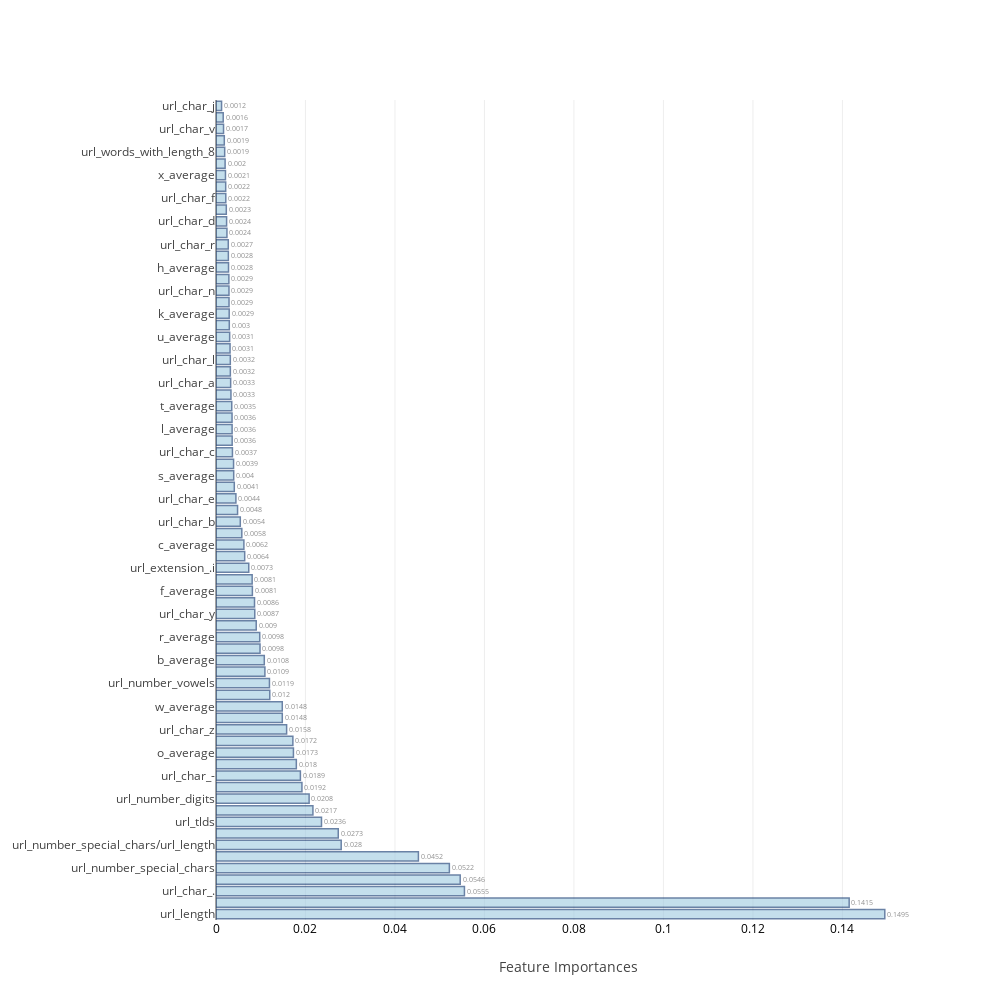

Notebook code cell kept with this figure:
### Markdown cell above
### <a id='1.B' style="text-decoration : none; color : #000000;"> B. Average Feature Importances</a>

### Code cell
feat_impt_plot(np.average(feat_imp,axis=0),columns)

### Figure 1 — Plotly figure (JSON) as saved in the notebook; plotly's stock layout.template omitted (floating-point values rounded to 4 significant figures)
{"data": [{"marker": {"color": "rgb(158,202,225)", "line": {"color": "rgb(8,48,107)", "width": 1.5}}, "opacity": 0.6, "orientation": "h", "text": [0.1495, 0.1415, 0.0555, 0.0546, 0.0522, 0.0452, 0.028, 0.0273, 0.0236, 0.0217, 0.0208, 0.0192, 0.0189, 0.018, 0.0173, 0.0172, 0.0158, 0.0148, 0.0148, 0.012, 0.0119, 0.0109, 0.0108, 0.0098, 0.0098, 0.009, 0.0087, 0.0086, 0.0081, 0.0081, 0.0073, 0.0064, 0.0062, 0.0058, 0.0054, 0.0048, 0.0044, 0.0041, 0.004, 0.0039, 0.0037, 0.0036, 0.0036, 0.0036, 0.0035, 0.0033, 0.0033, 0.0032, 0.0032, 0.0031, 0.0031, 0.003, 0.0029, 0.0029, 0.0029, 0.0029, 0.0028, 0.0028, 0.0027, 0.0024, 0.0024, 0.0023, 0.0022, 0.0022, 0.0021, 0.002, 0.0019, 0.0019, 0.0017, 0.0016, 0.0012], "textposition": "outside", "type": "bar", "uid": "9da9ac6a-1ff2-48eb-9a12-47bef6cde80e", "x": [0.1495, 0.1415, 0.05552, 0.05458, 0.05215, 0.04524, 0.02798, 0.02732, 0.02358, 0.02166, 0.02081, 0.01921, 0.01886, 0.01795, 0.01731, 0.01718, 0.01578, 0.01482, 0.01481, 0.01202, 0.01195, 0.01093, 0.01079, 0.009838, 0.009774, 0.008989, 0.008665, 0.008609, 0.00813, 0.008082, 0.007319, 0.006413, 0.006234, 0.005769, 0.005428, 0.004822, 0.004449, 0.004088, 0.003958, 0.003927, 0.003675, 0.003614, 0.003601, 0.003585, 0.00352, 0.00334, 0.003274, 0.003207, 0.003198, 0.00314, 0.003054, 0.002971, 0.002949, 0.002912, 0.002901, 0.002878, 0.002797, 0.002761, 0.002742, 0.002445, 0.002369, 0.002303, 0.002188, 0.002165, 0.002117, 0.002035, 0.001939, 0.001855, 0.001685, 0.001612, 0.001247], "y": ["url_length", "url_extensions", "url_char_.", "url_char_w", "url_number_special_chars", "url_number_consonants", "url_number_special_chars/url_length", "url_number_digits/url_length", "url_tlds", "z_average", "url_number_digits", "url_extension_.com", "url_char_-", "url_words_with_length_4", "o_average", "url_number_vowels/url_length", "url_char_z", "m_average", "w_average", "url_number_consonants/url_length", "url_number_vowels", "i_average", "b_average", "n_average", "r_average", "a_average", "url_char_y", "y_average", "f_average", "g_average", "url_extension_.i", "url_char_i", "c_average", "url_extension_.net", "url_char_b", "e_average", "url_char_e", "url_char_x", "s_average", "url_char_s", "url_char_c", "url_char_o", "l_average", "d_average", "t_average", "url_char_u", "url_char_a", "p_average", "url_char_l", "url_char_t", "u_average", "url_char_m", "k_average", "url_words_with_length_5", "url_char_n", "url_char_p", "h_average", "url_char_k", "url_char_r", "v_average", "url_char_d", "url_words_with_length_6", "url_char_f", "url_char_h", "x_average", "url_char_g", "url_words_with_length_8", "url_words_with_length_7", "url_char_v", "j_average", "url_char_j"]}], "layout": {"autosize": false, "height": 1000, "width": 1000, "xaxis": {"tickfont": {"color": "black", "size": 12}, "title": "Feature Importances"}, "yaxis": {"automargin": true}}}
